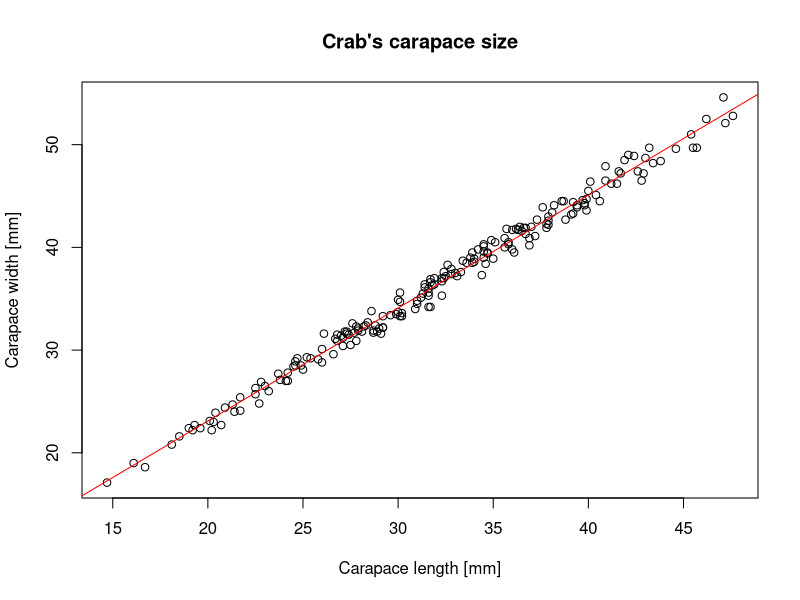
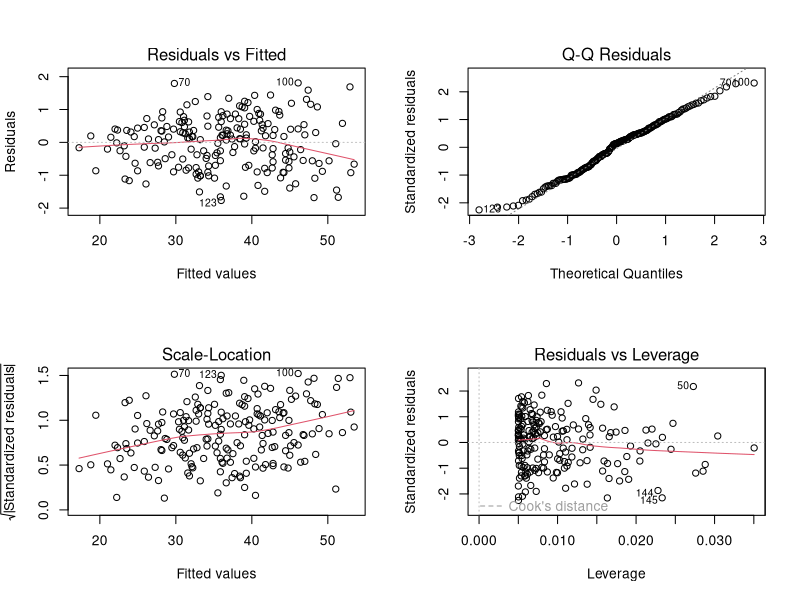

The R script that drew these images, in order:
# DATA
library(MASS);

# REGRESSION MODEL
regression = lm(CW ~ CL, data = crabs);
cat("\nRegression model width~length of crabs body\n");
summary(regression);
cat("\n");

# PLOTS
png(file = "plots/scatterplot.png", height=1000, width=1000, res=150);
plot(x=crabs$CL, y=crabs$CW, xlab="Carapace length [mm]", ylab="Carapace width [mm]", main="Crab's carapace size");
abline(reg = regression, col = "red");
dev.off();

png(file = "plots/model_plots.png", height=1000, width=1000, res=150);
par(mfrow = c(2,2));
plot(regression);
dev.off();
